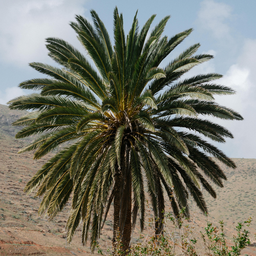
#> input picture img-one.png, 256 x 256 px, shrunk from 1000 x 1000 before the run
$ python main.py
#> lines starting #> are read from the running program, lines starting #| are printed output that depends on the picture
from pathlib import Path

import numpy as np
from PIL import Image
import matplotlib.pyplot as plt

base_dir = Path(__file__).resolve().parent

def addition(img1, img2, properties):
    augstums, platums, kanali = properties
    result = np.zeros((augstums, platums, kanali), dtype=np.uint8)
    for i in range(augstums):
        for j in range(platums):
            for k in range(kanali):
                a = img1[i, j, k] / 255
                b = img2[i, j, k] / 255
                c = a + b

                if c > 1:
                    result[i, j, k] = 255
                else:
                    result[i, j, k] = np.uint8(round(c * 255))

    Image.fromarray(result).save(base_dir / 'result_addition.png', 'PNG')

def lighten(img1, img2, properties):
    augstums, platums, kanali = properties
    result = np.zeros((augstums, platums, kanali), dtype=np.uint8)
    for i in range(augstums):
        for j in range(platums):
            for k in range(kanali):
                a = img1[i, j, k]
                b = img2[i, j, k]

                if a > b:
                    result[i, j, k] = a
                else:
                    result[i, j, k] = b
    Image.fromarray(result).save(base_dir / 'result_lighten.png', 'PNG')

def dodge(img1, img2, properties):
    augstums, platums, kanali = properties
    result = np.zeros((augstums, platums, kanali), dtype=np.uint8)
    for i in range(augstums):
        for j in range(platums):
            for k in range(kanali):
                a = img1[i, j, k] / 255
                b = img2[i, j, k] / 255

                if a == 1:
                    result[i, j, k] = 255
                else:
                    c = (b) / (1 - a)
                    if c > 1:
                        result[i, j, k] = 255
                    else:
                        result[i, j, k] = np.uint8(round(c * 255))

    Image.fromarray(result).save(base_dir / 'result_dodge.png', 'PNG')

def soft_light(img1, img2, properties):
    augstums, platums, kanali = properties
    result = np.zeros((augstums, platums, kanali), dtype=np.uint8)
    for i in range(augstums):
        for j in range(platums):
            for k in range(kanali):
                a = img1[i, j, k] / 255
                b = img2[i, j, k] / 255

                if a <= 0.5:
                    c = (2 * a - 1) * (b - b**2) + b
                else:
                    c = (2 * a - 1) * (b**(1/2) - b) + b

                result[i, j, k] = np.uint8(round(c * 255))

    Image.fromarray(result).save(base_dir / 'result_soft_light.png', 'PNG')

def main():
    img1 = np.array(Image.open(base_dir / 'img-one.png').convert('RGB'))
    img2 = np.array(Image.open(base_dir / 'img-two.png').convert('RGB'))
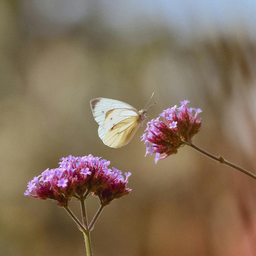
#> input picture img-two.png, 256 x 256 px, shrunk from 1000 x 1000 before the run
    properties = img1.shape
#> properties = (256, 256, 3)

    if img1.shape[0] != img2.shape[0] or img1.shape[1] != img2.shape[1]:
        print('[!] Attēliem jābūt vienāda izmēra')
        return

    addition(img1, img2, properties)
#> after the loop in addition, `for i in range(augstums):`:
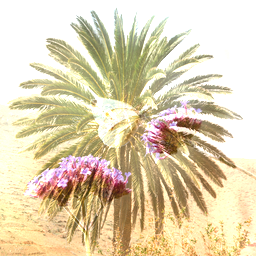
#> result: shape (256, 256, 3); mean R, G, B 224.2, 210.2, 177.7
    lighten(img1, img2, properties)
#> after the loop in lighten, `for i in range(augstums):`:
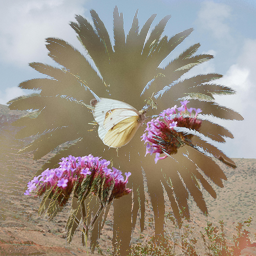
#> result: shape (256, 256, 3); mean R, G, B 155, 144.7, 132.7
    dodge(img1, img2, properties)
#> after the loop in dodge, `for i in range(augstums):`:
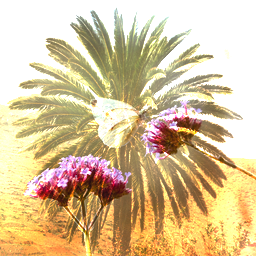
#> result: shape (256, 256, 3); mean R, G, B 216.7, 194.3, 153.3
    soft_light(img1, img2, properties)
#> after the loop in soft_light, `for i in range(augstums):`:
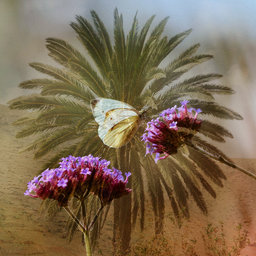
#> result: shape (256, 256, 3); mean R, G, B 126.1, 107.6, 83.7

if __name__ == "__main__":
    main()
